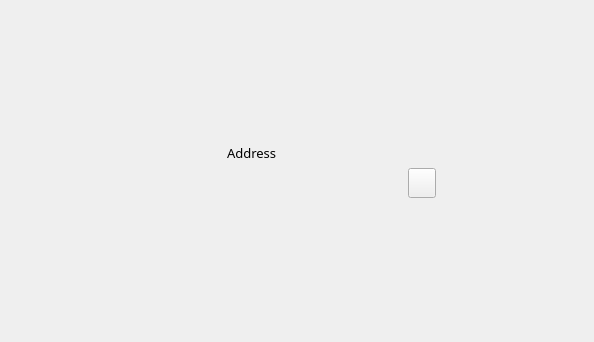
<?xml version="1.0" encoding="UTF-8"?>
<ui version="4.0">
 <class>ReceiveTokenPage</class>
 <widget class="QWidget" name="ReceiveTokenPage">
  <property name="enabled">
   <bool>true</bool>
  </property>
  <property name="geometry">
   <rect>
    <x>0</x>
    <y>0</y>
    <width>594</width>
    <height>342</height>
   </rect>
  </property>
  <property name="font">
   <font>
    <family>Source Sans Pro</family>
    <pointsize>10</pointsize>
   </font>
  </property>
  <property name="windowTitle">
   <string>Form</string>
  </property>
  <layout class="QVBoxLayout" name="verticalLayout">
   <item>
    <spacer name="verticalSpacer_4">
     <property name="orientation">
      <enum>Qt::Vertical</enum>
     </property>
     <property name="sizeHint" stdset="0">
      <size>
       <width>20</width>
       <height>40</height>
      </size>
     </property>
    </spacer>
   </item>
   <item>
    <layout class="QHBoxLayout" name="horizontalLayout_2">
     <item>
      <widget class="QLabel" name="lblQRCode">
       <property name="minimumSize">
        <size>
         <width>200</width>
         <height>220</height>
        </size>
       </property>
       <property name="maximumSize">
        <size>
         <width>200</width>
         <height>220</height>
        </size>
       </property>
       <property name="text">
        <string/>
       </property>
       <property name="alignment">
        <set>Qt::AlignCenter</set>
       </property>
      </widget>
     </item>
     <item>
      <spacer name="horizontalSpacer_3">
       <property name="orientation">
        <enum>Qt::Horizontal</enum>
       </property>
       <property name="sizeType">
        <enum>QSizePolicy::Fixed</enum>
       </property>
       <property name="sizeHint" stdset="0">
        <size>
         <width>10</width>
         <height>20</height>
        </size>
       </property>
      </spacer>
     </item>
     <item>
      <layout class="QVBoxLayout" name="verticalLayout_2">
       <property name="spacing">
        <number>0</number>
       </property>
       <item>
        <spacer name="verticalSpacer_2">
         <property name="orientation">
          <enum>Qt::Vertical</enum>
         </property>
         <property name="sizeHint" stdset="0">
          <size>
           <width>20</width>
           <height>40</height>
          </size>
         </property>
        </spacer>
       </item>
       <item>
        <widget class="QWidget" name="widgetAddress" native="true">
         <layout class="QVBoxLayout" name="verticalLayout_3">
          <property name="leftMargin">
           <number>0</number>
          </property>
          <property name="topMargin">
           <number>0</number>
          </property>
          <property name="rightMargin">
           <number>0</number>
          </property>
          <property name="bottomMargin">
           <number>0</number>
          </property>
          <item>
           <widget class="QLabel" name="labelTokenAddressText">
            <property name="minimumSize">
             <size>
              <width>350</width>
              <height>0</height>
             </size>
            </property>
            <property name="text">
             <string>Address</string>
            </property>
           </widget>
          </item>
          <item>
           <layout class="QHBoxLayout" name="horizontalLayout">
            <item>
             <widget class="QLabel" name="labelTokenAddress">
              <property name="sizePolicy">
               <sizepolicy hsizetype="Preferred" vsizetype="Fixed">
                <horstretch>0</horstretch>
                <verstretch>0</verstretch>
               </sizepolicy>
              </property>
              <property name="minimumSize">
               <size>
                <width>0</width>
                <height>0</height>
               </size>
              </property>
              <property name="text">
               <string/>
              </property>
             </widget>
            </item>
            <item alignment="Qt::AlignLeft">
             <widget class="QToolButton" name="copyAddressButton">
              <property name="minimumSize">
               <size>
                <width>28</width>
                <height>30</height>
               </size>
              </property>
             </widget>
            </item>
           </layout>
          </item>
         </layout>
        </widget>
       </item>
       <item>
        <spacer name="verticalSpacer_5">
         <property name="orientation">
          <enum>Qt::Vertical</enum>
         </property>
         <property name="sizeHint" stdset="0">
          <size>
           <width>20</width>
           <height>40</height>
          </size>
         </property>
        </spacer>
       </item>
      </layout>
     </item>
    </layout>
   </item>
   <item>
    <spacer name="verticalSpacer">
     <property name="orientation">
      <enum>Qt::Vertical</enum>
     </property>
     <property name="sizeHint" stdset="0">
      <size>
       <width>20</width>
       <height>40</height>
      </size>
     </property>
    </spacer>
   </item>
  </layout>
 </widget>
 <resources/>
 <connections/>
</ui>
